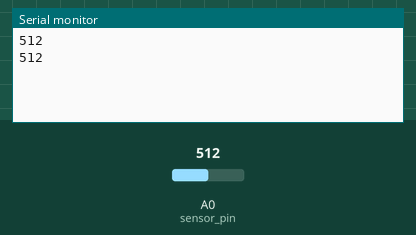
The sketch below on a simulated Arduino Uno, built with avr-gcc and run on an emulated ATmega328P. Parts: the last lines printed to the serial monitor. Inputs (shaded band) come from the test bench; at power-on: A0 (sensor_pin) = 512.

Above: at 1.8 s.
1.9 s: A0 (sensor_pin) set to 716
At 2.8 s:
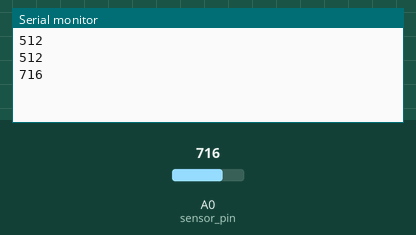
3.4 s: A0 (sensor_pin) set to 900
At 4.8 s:
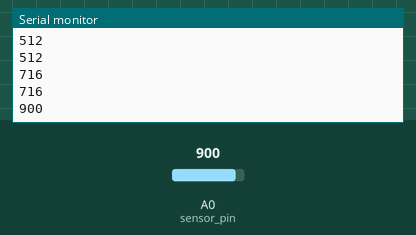
Timing chart, 0 to 6.4 s (numbered marks = the images above; inputs shaded):
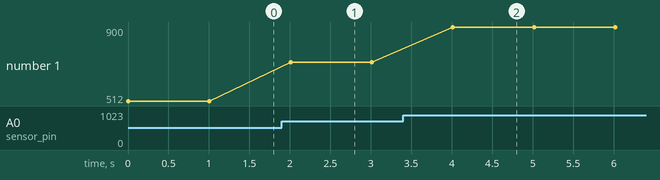

The sketch:

InaBltOut.ino
```cpp
#include <SoftwareSerial.h>

int sensor_pin=A0;
int sensor_val=0;


SoftwareSerial bluetoothSerial(10, 11); // RX, TX
void setup()
{
	Serial.begin(9600);
	bluetoothSerial.begin(9600);
	//analogReference(INTERNAL); TBD change to external
}

//int i=0;
//int x=0;
void loop()
{
	//sensor_value[i % array_length]=analogRead(sensor_pin);
	sensor_val=analogRead(sensor_pin);
	Serial.println(sensor_val);
	bluetoothSerial.print(sensor_val);
	delay(1000);
}
```

Measured:
- after the input at 1.9 s, the serial monitor: prints a new line after 0.11 s (image 1)
- after the input at 3.4 s, the serial monitor: prints a new line after 0.61 s (image 2)
- plotted number 1: 512 → 716 after the input at 1.9 s, 716 → 900 after the input at 3.4 s
